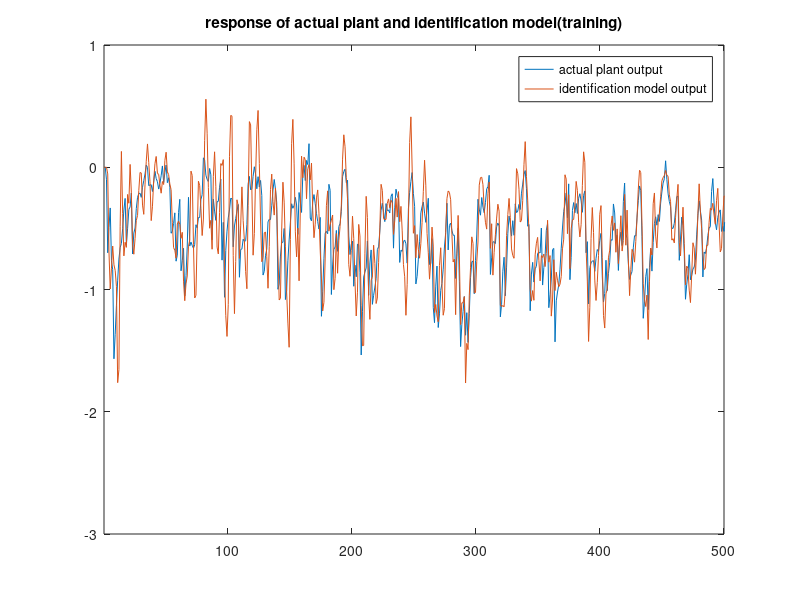
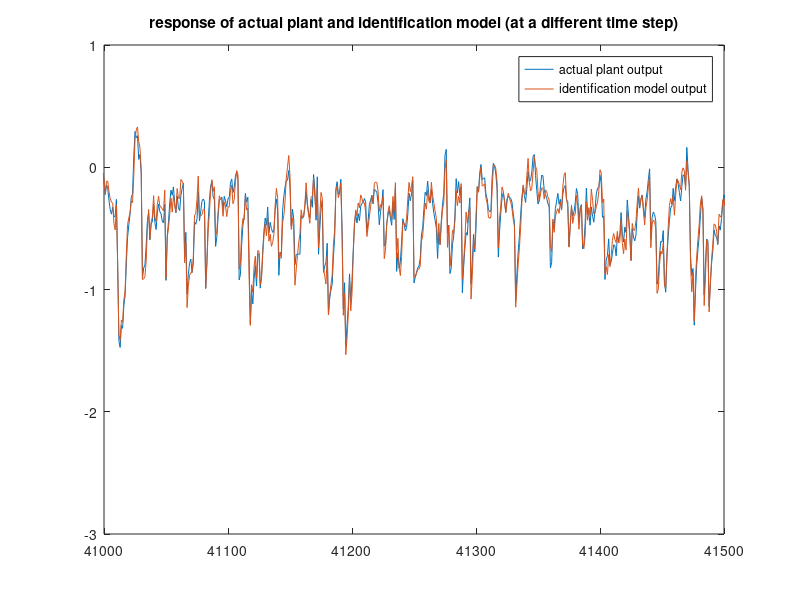
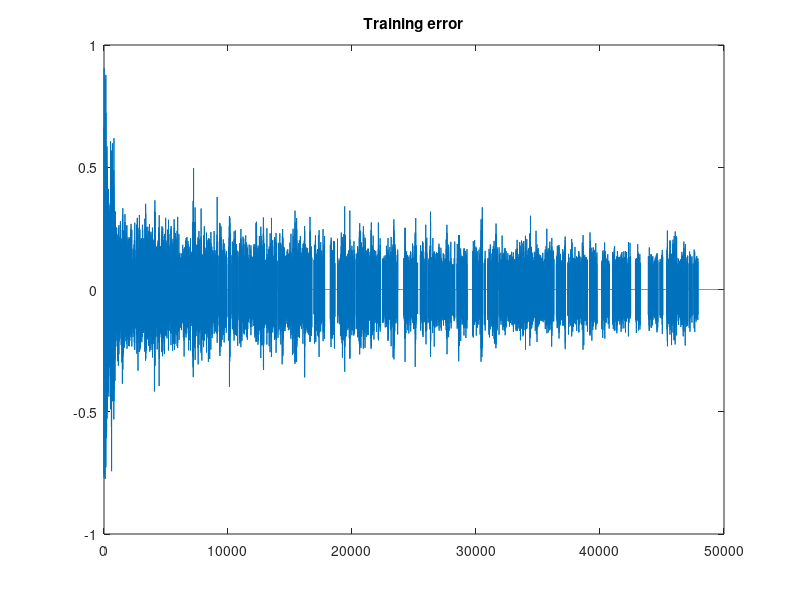
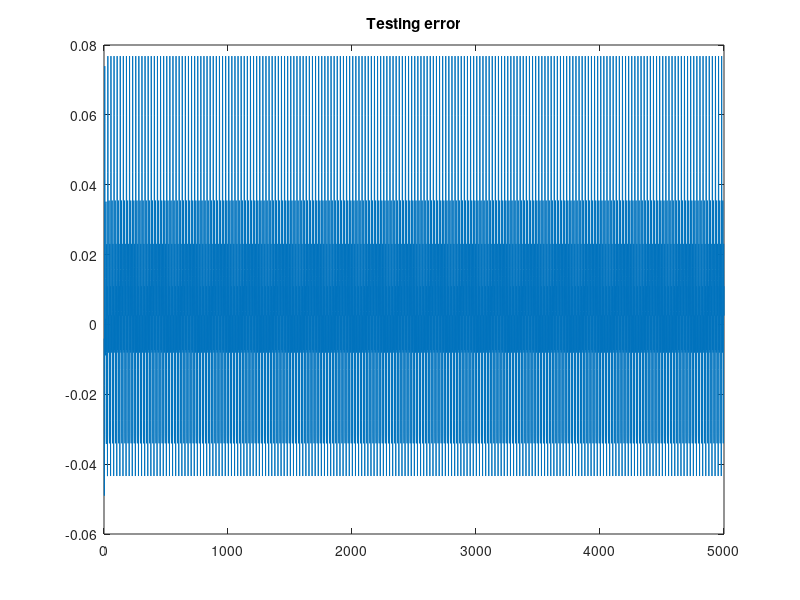

These charts were generated, in order, by the following MATLAB code:
clc;clear;
k=1:50000;

yp=[0 0 zeros(1,length(k))];
yphat=[0 0 zeros(1,length(k))];

NNclass=[1 20 1];
in=NNclass(1);n1=NNclass(2);out=NNclass(3);

W1=randn(in+1,n1);
W2=zeros(n1+1,out);

eta=0.1;
e1=0.1;
e2=1.2;

u=-1+2*rand(1,length(k)+2);

f=@(u)((u-0.8)*u*(u+0.5));
error_train=zeros(1,length(k));
difftanh=@(x)(sech(x));

for i=3:length(k)+2
    yp(i)=0.8*yp(i-1)+f(u(i-1));
    
    A1=[1 u(i-1)]*W1;
    y1=tanh(A1);
    A2=[1 y1]*W2;
    N=A2;
    
    yphat(i)=0.8*yphat(i-1)+N;
    
    e=-(yphat(i)-yp(i));
    
    if(abs(e)<e1)
        continue;
    elseif(abs(e)>e1 && abs(e)<e2)
        del2=e;
        del1=difftanh(A1).*(del2*W2(2:end,:)');
        Jw2=[1 y1]'*del2;
        Jw1=[1 u(i-1)]'*del1;
        W2=W2+eta*Jw2;
        W1=W1+eta*Jw1;
        error_train(i-2)=e;
    else
        W1=[W1 randn(2,1)];
        W2=[W2;0];
        
        A1=[1 u(i-1)]*W1;
        y1=tanh(A1);
        A2=[1 y1]*W2;
        N=A2;
        
        del2=e;
        del1=difftanh(A1).*(del2*W2(2:end,:)');
        Jw2=[1 y1]'*del2;
        Jw1=[1 u(i-1)]'*del1;
        W2=W2+eta*Jw2;
        W1=W1+eta*Jw1;
        error_train(i-2)=e;
    end
end
plot(yp)
hold on
plot(yphat)
xlim([1 500])
title('response of actual plant and identification model(training)');
legend('actual plant output','identification model output');
%%
figure;
plot(yp)
hold on;
plot(yphat)
xlim([41000 41500])
title('response of actual plant and identification model (at a different time step)');
legend('actual plant output','identification model output');
%%
%Performance Measures (Training)
figure;
plot(error_train)
title('Training error')
rmse1=rms(error_train(1:10000));
rmse2=rms(error_train(10001:end));
fprintf('Training RMS error 1 = %f\n',rmse1);
fprintf('Training RMS error 2 = %f\n\n',rmse2);
disp('Variance Accounted For (training)');
VAF=(1-var(yp-yphat)/var(yp))*100;
disp(VAF);
%%
%saving weights
save('WeightsH2_NP90_ex6_mcnn','W1','W2');
disp('saved');
%%
%loading weights
load('WeightsH2_NP90_ex6_mcnn');
disp('loaded');
%%
%response of identification model(hopefully identified system) to different input
k=[1:5000];
f=@(u)((u-0.8)*u*(u+0.5));
yp=[0 0 zeros(1,length(k))];
yphat=[0 0 zeros(1,length(k))];
u=@(k)(sin((2*pi).*k./25));
error_test=zeros(1,length(k));
for i=3:length(k)+2
    yp(i)=0.8*yp(i-1)+f(u(i-1)); %%%% Plant output
    %Forward Pass
    A1=[1 u(i-1)]*W1;
    y1=tanh(A1);
    A2=[1 y1]*W2;
    N=A2;
    yphat(i)=0.8*yphat(i-1)+N;   %%%% INDEPENDENT identfication model output
    e=-(yphat(i)-yp(i));
    error_test(i-2)=e;
end
%%
%Performance Measures
figure;
plot(error_test)
title('Testing error');
rmse1=rms(error_test(1:1000));
rmse2=rms(error_test(1001:end));
fprintf('Testing RMS error 1 = %f\n',rmse1);
fprintf('Testing RMS error 2 = %f\n\n',rmse2);
disp('Variance Accounted For (testing)');
VAF=(1-var(yp-yphat)/var(yp))*100;
disp(VAF);
%%
figure;
plot(yp);
hold on;
plot(yphat);
xlim([1 200])
title('response of actual plant and identified model to a different input(testing)')
legend('actual plant output','identification model output');